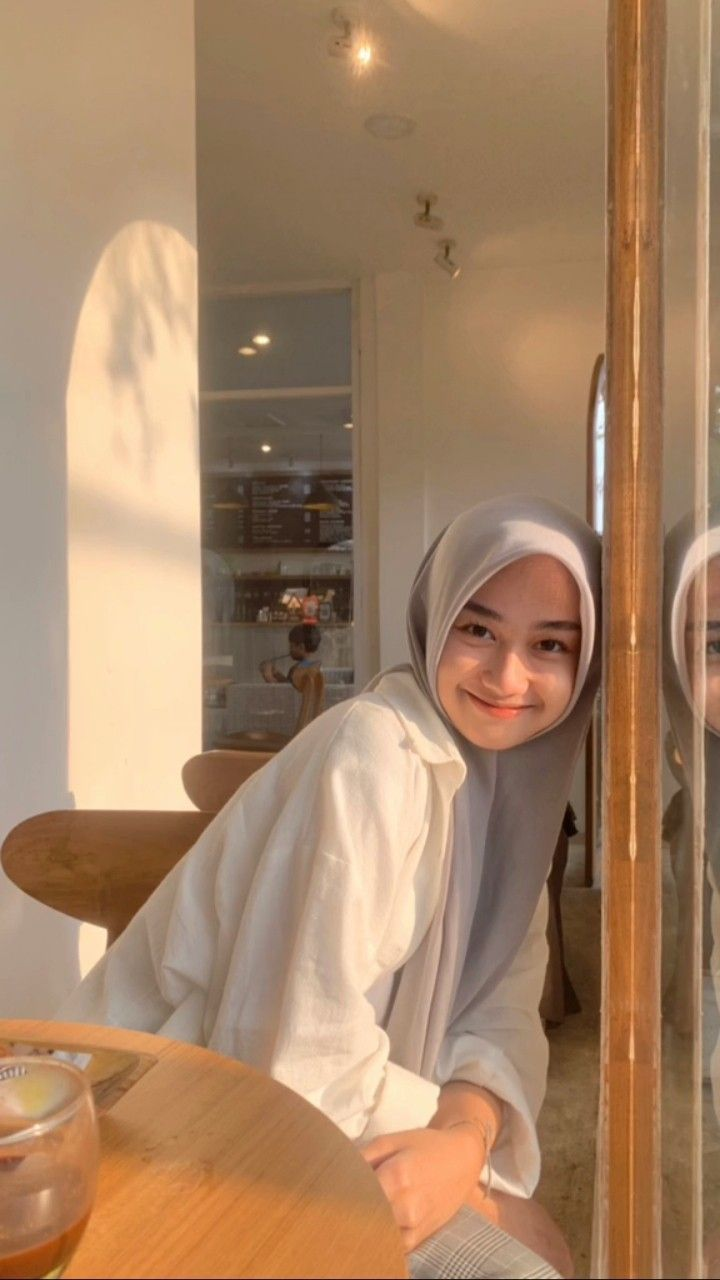
#> input picture image/image.jpeg, 720 x 1280 px
$ python '15. equalize.py' --image image/image.jpeg
#> lines starting #> are read from the running program, lines starting #| are printed output that depends on the picture
import numpy as np
import argparse
import cv2
ap = argparse.ArgumentParser()
ap.add_argument("-i", "--image", required = True,
    help = "Path to the image")
args = vars(ap.parse_args())

image = cv2.imread(args["image"])
#> image is the input picture: shape (1280, 720, 3); mean B, G, R 101.3, 131.3, 165.6
image = cv2.cvtColor(image, cv2.COLOR_BGR2GRAY)
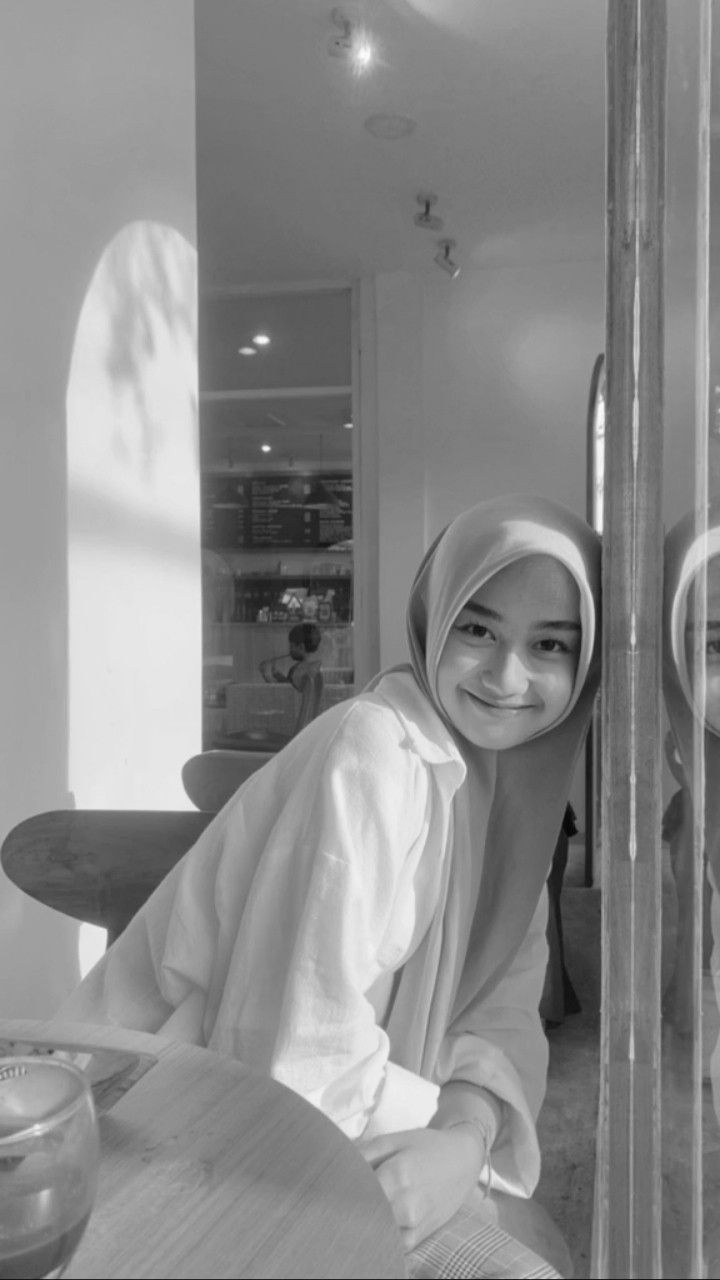
#> image: shape (1280, 720); min 3, max 253, mean 138.1

eq = cv2.equalizeHist(image)
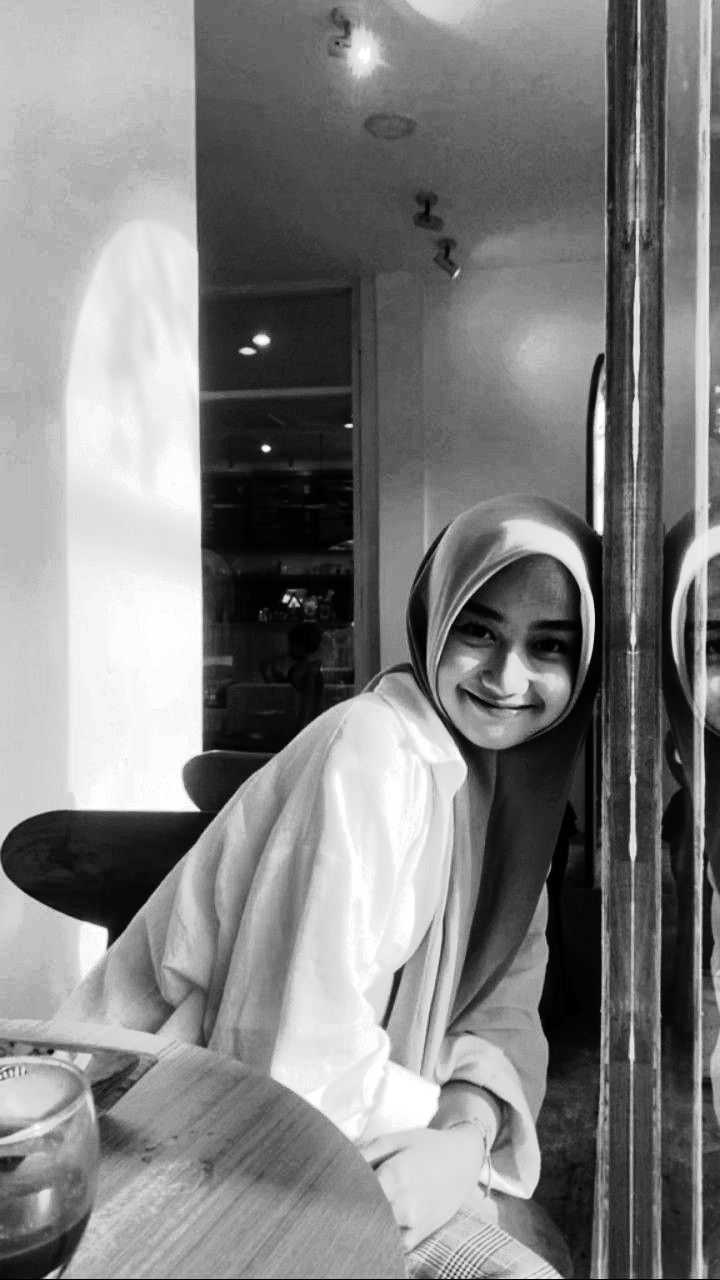
#> eq: shape (1280, 720); min 0, max 255, mean 128.5

cv2.imshow("Histogram Equalization", np.hstack([image, eq]))
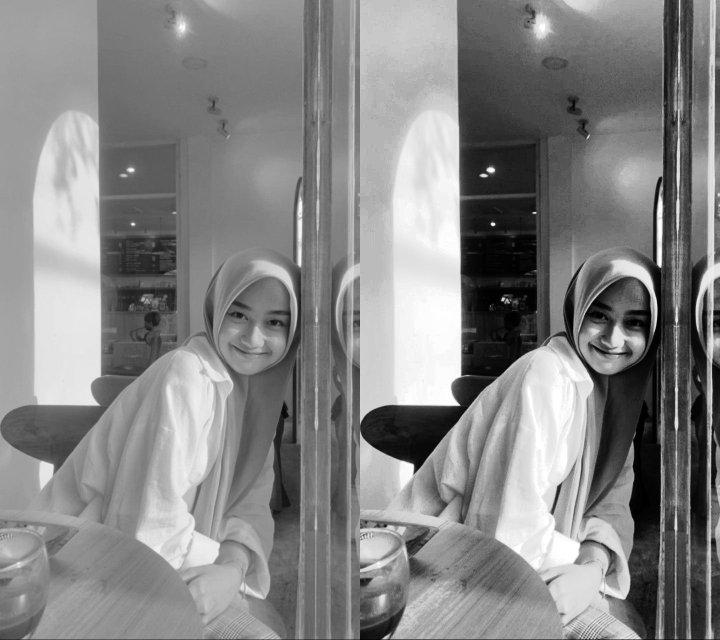
#> window 'Histogram Equalization': shape (1280, 1440) (shown at 1/2 size); min 0, max 255, mean 133.3
cv2.waitKey(0)
